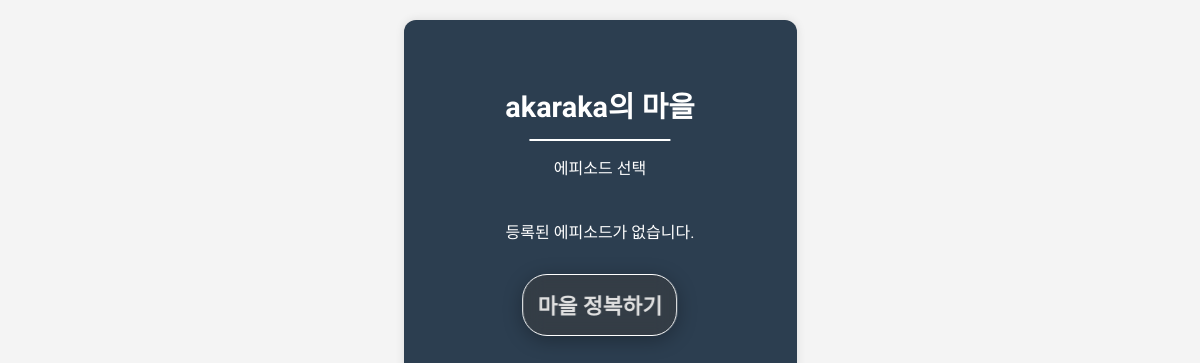
The app's page /api/island/Java 공부/select_episodes/, older data.
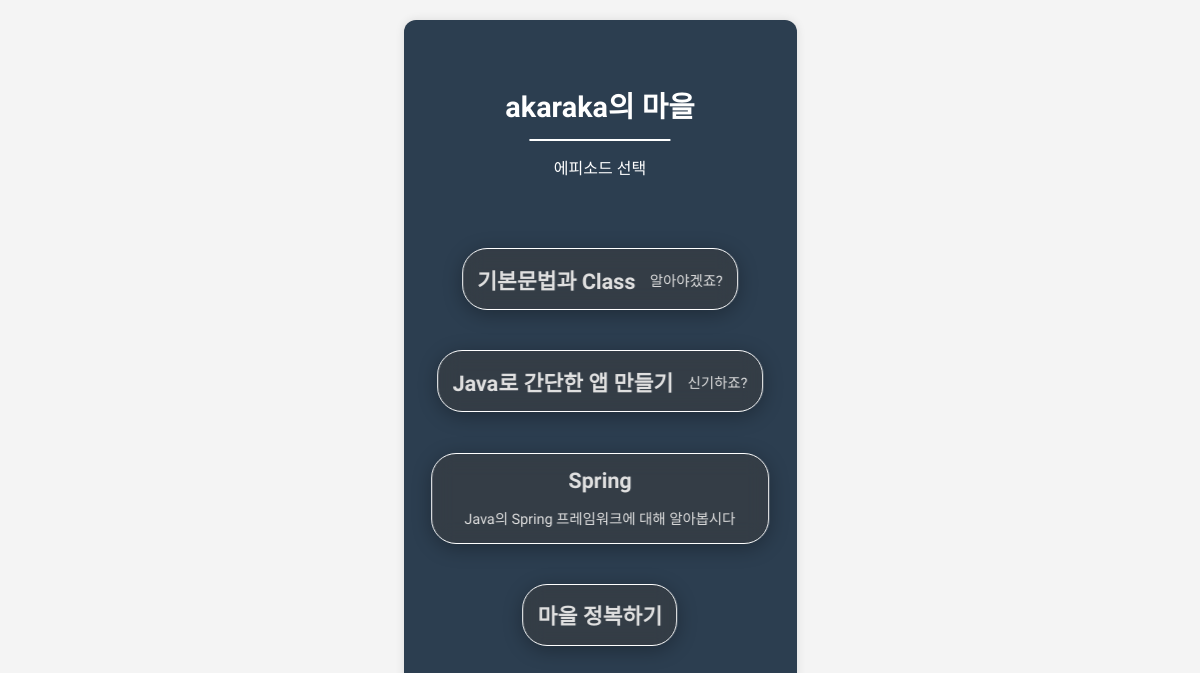
The same page, newer data.
### core/models.py (models this page shows)
class SubGoals(models.Model):
    island = models.ForeignKey(Islands, on_delete=models.CASCADE, related_name="subgoals")
    name = models.CharField(max_length=255)
    description = models.TextField()
    is_completed = models.BooleanField(default=False)  # 소목표의 전역 상태로 완료 여부 관리
    def __str__(self):
        return self.name

### core/views.py (the view)
# urls.py: path('island/<str:island_name>/select_episodes/', views.select_episodes_view, name='select_episodes'),
def select_episodes_view(request, island_name):
    user = Users.objects.get(username="akaraka")
    username = user.username
    island = get_object_or_404(Islands, name=island_name)
    episodes = island.subgoals.filter(is_completed=False)
    return render(request, 'select_episodes.html', {
        'username': username,
        'island': island,
        'episodes': episodes
    })

### core/models.py (called while the page is built)
    def __str__(self):
        return self.name

### core/templates/select_episodes.html (shortened to what this page needs)
{% load static %}
<!DOCTYPE html>
<html lang="ko">
<head>
    <link rel="stylesheet" href="{% static 'css/styles.css' %}">
</head>
<body>
    <div class="wrapper">
        <video id="mapVideo" autoplay muted playsinline>
            <source src="{% static 'background.mp4' %}" type="video/mp4">
        </video>
            <div class="title-container">
            <h1 class="main-title">{{ username}}의 마을</h1>
            <p class="sub-title">에피소드 선택</p>
            <div class="container">
                {% for episode in episodes %}
                    <a href="/{{ island}}/{{ episode}}/articles" class="card">
                        <h2>{{ episode.name }}</h2>
                        <p>{{ episode.description }}</p>
                    </a>
                {% empty %}
                    <p>등록된 에피소드가 없습니다.</p>
                {% endfor %}
                <a href="/congratulations/{{ island}}" class="card">
                    <h2>마을 정복하기</h2>
                </a>
            </div>
        </div>
    </div>
</body>
</html>

Row changes from the older to the newer data that the page shows:
added SubGoals: name "기본문법과 Class", description "알아야겠죠?"
added SubGoals: name "Java로 간단한 앱 만들기", description "신기하죠?"
added SubGoals: name "Spring", description "Java의 Spring 프레임워크에 대해 알아봅시다"
Text that changed along with them:
text no longer shown: "등록된 에피소드가 없습니다."
